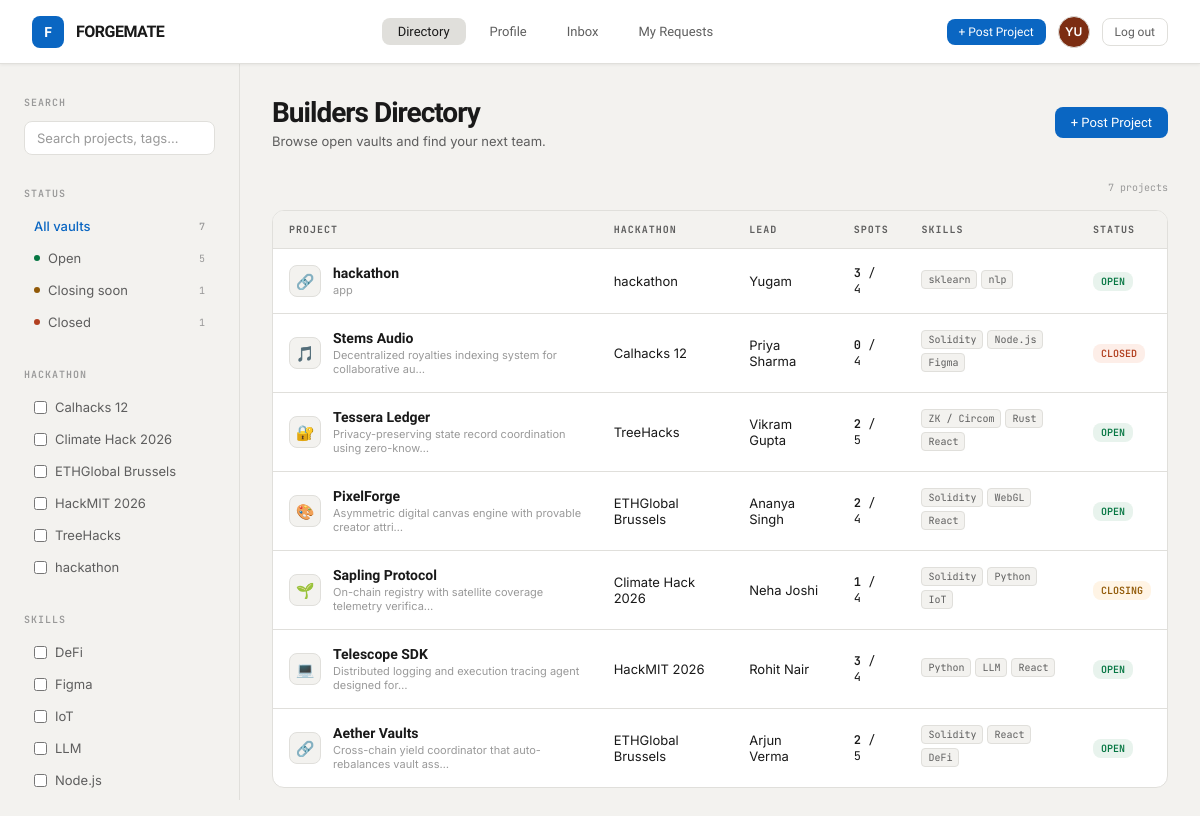
Screenshot of /directory (signed in) with the database file from the repository.
### models.py (models this page shows, shortened)
class User(UserMixin, db.Model):
    id = db.Column(db.Integer, primary_key=True)
    username = db.Column(db.String(50), unique=True, nullable=False)
    email = db.Column(db.String(120), unique=True, nullable=False)
    password_hash = db.Column(db.String(255), nullable=False)
    full_name = db.Column(db.String(120))
    role_title = db.Column(db.String(150), default="")
    location = db.Column(db.String(120), default="")
    github_url = db.Column(db.String(200), default="")
    website_url = db.Column(db.String(200), default="")
    bio = db.Column(db.Text, default="")
    created_at = db.Column(db.DateTime, default=datetime.utcnow)
    skills = db.relationship(
        "Skill", backref="user", cascade="all, delete-orphan", lazy="dynamic"
    )
    led_projects = db.relationship(
        "Project", backref="lead", foreign_keys="Project.lead_id", lazy="dynamic"
    )
    memberships = db.relationship(
        "ProjectMember", backref="user", cascade="all, delete-orphan", lazy="dynamic"
    )
    @property
    def display_name(self):
        return self.full_name or self.username
    @property
    def initials(self):
        parts = [p for p in self.display_name.split() if p]
        if not parts:
            return "?"
        if len(parts) == 1:
            return parts[0][:2].upper()
        return (parts[0][0] + parts[1][0]).upper()
    @property
    def avatar_color(self):
        palette = ["#0038FF", "#14532D", "#7C2D12", "#55555C", "#0F0F11"]
        return palette[self.id % len(palette)]
    @property
    def pending_inbox_count(self):
        return JoinRequest.query.join(Project).filter(
            Project.lead_id == self.id, JoinRequest.status == "pending"
        ).count()

class Project(db.Model):
    id = db.Column(db.Integer, primary_key=True)
    title = db.Column(db.String(150), nullable=False)
    description = db.Column(db.Text, default="")
    event = db.Column(db.String(150), default="")
    tags = db.Column(db.String(300), default="")  # comma separated
    icon_emoji = db.Column(db.String(10), default="🔗")
    lead_id = db.Column(db.Integer, db.ForeignKey("user.id"), nullable=False)
    created_at = db.Column(db.DateTime, default=datetime.utcnow)
    manual_status = db.Column(db.String(20), default="")  # "", "open", "closing", "full"
    roles = db.relationship(
        "ProjectRole", backref="project", cascade="all, delete-orphan", lazy="dynamic"
    )
    members = db.relationship(
        "ProjectMember", backref="project", cascade="all, delete-orphan", lazy="dynamic"
    )
    requests = db.relationship(
        "JoinRequest", backref="project", cascade="all, delete-orphan", lazy="dynamic"
    )
    @property
    def tag_list(self):
        return [t.strip() for t in (self.tags or "").split(",") if t.strip()]
    @property
    def open_roles(self):
        return self.roles.filter_by(filled=False).all()
    @property
    def spots_open(self):
        return len(self.open_roles)
    @property
    def status(self):
        if self.manual_status in ("open", "closing", "full"):
            return self.manual_status
        remaining = self.team_size - self.filled_count
        if remaining <= 0:
            return "full"
        if remaining == 1:
            return "closing"
        return "open"
    @property
    def status_label(self):
        return {"open": "OPEN", "closing": "CLOSING", "full": "CLOSED"}.get(self.status, self.status.upper())
    @property
    def team_size(self):
        return self.members.count() + 1 + self.spots_open
    @property
    def filled_count(self):
        return self.members.count() + 1

### app.py (the view, shortened to what this page needs)
@app.route("/directory")
@login_required
def directory():
    q = request.args.get("q", "").strip().lower()
    status_filter = request.args.get("status", "all")
    event_filters = request.args.getlist("event")
    skill_filters = request.args.getlist("skill")
    everything = Project.query.order_by(Project.created_at.desc()).all()
    projects = everything
    if status_filter != "all":
        projects = [p for p in projects if p.status == status_filter]
    if event_filters:
        projects = [p for p in projects if p.event in event_filters]
    if skill_filters:
        projects = [
            p for p in projects
            if all(any(sf.lower() == t.lower() for t in p.tag_list) for sf in skill_filters)
        ]
    all_events = sorted({p.event for p in everything if p.event})
    all_tags = sorted({t for p in everything for t in p.tag_list})
    status_counts = {
        "all": len(everything),
        "open": sum(1 for p in everything if p.status == "open"),
        "closing": sum(1 for p in everything if p.status == "closing"),
        "full": sum(1 for p in everything if p.status == "full"),
    }
    return render_template(
        "directory.html",
        projects=projects,
        all_events=all_events,
        all_tags=all_tags,
        status_counts=status_counts,
        q=request.args.get("q", ""),
        status_filter=status_filter,
        event_filters=event_filters,
        skill_filters=skill_filters,
    )

### app.py (called while the page is built)
@login_manager.user_loader
def load_user(user_id):
    return User.query.get(int(user_id))

@app.context_processor
def inject_active_page():
    section_map = {
        "directory": "directory", "project_detail": "directory", "new_project": "directory",
        "my_profile": "profile", "view_profile": "profile", "edit_profile": "profile",
        "inbox": "inbox",
        "my_requests": "my_requests",
    }
    return {"active_page": section_map.get(request.endpoint, "")}

### templates/directory.html (shortened to what this page needs)
{% extends "base.html" %}
{% block content %}
<div class="dir-layout">
  <aside class="dir-sidebar">
    <form id="filter-form" method="get" action="{{ url_for('directory') }}">
      <div class="filter-section">
        <div class="filter-label">Search</div>
        <div class="search-container">
          <input id="search-input" type="text" name="q" value="{{ q }}" placeholder="Search projects, tags...">
        </div>
      </div>
      <div class="filter-section">
        <div class="filter-label">Status</div>
        <div class="filter-list">
          {% set status_options = [('all','All vaults'), ('open','Open'), ('closing','Closing soon'), ('full','Closed')] %}
          {% for value, label in status_options %}
          <button type="submit" name="status" value="{{ value }}"
            class="filter-item {{ 'active' if status_filter == value }}"
            style="border:none; width:100%; background:none; cursor:pointer; font-family:inherit;">
            {% if value != 'all' %}<span class="filter-dot badge-{{ value }}" style="background:currentColor;"></span>{% endif %}
            <span>{{ label }}</span>
            <span class="filter-count">{{ status_counts.get(value, 0) }}</span>
          </button>
          {% endfor %}
        </div>
      </div>
      <div class="filter-section">
        <div class="filter-label">Hackathon</div>
        <div class="filter-list">
          {% for ev in all_events %}
          <label class="filter-checkbox-item">
            <input type="checkbox" name="event" value="{{ ev }}" onchange="this.form.submit()" {{ 'checked' if ev in event_filters }}>
            <span>{{ ev }}</span>
          </label>
          {% endfor %}
        </div>
      </div>
      <div class="filter-section">
        <div class="filter-label">Skills</div>
        <div class="filter-list">
          {% for tag in all_tags %}
          <label class="filter-checkbox-item">
            <input type="checkbox" name="skill" value="{{ tag }}" onchange="this.form.submit()" {{ 'checked' if tag in skill_filters }}>
            <span>{{ tag }}</span>
          </label>
          {% endfor %}
        </div>
      </div>
    </form>
  </aside>
  <main class="dir-main">
    <div class="dir-header">
      <div class="dir-title">
        <h1>Builders Directory</h1>
        <p>Browse open vaults and find your next team.</p>
      </div>
      <a class="btn btn-primary" href="{{ url_for('new_project') }}">+ Post Project</a>
    </div>
    <div class="results-bar">
      <span class="filter-count">{{ projects|length }} project{{ '' if projects|length == 1 else 's' }}</span>
    </div>
    {% if projects %}
    <div class="table-wrapper">
      <table class="directory-table">
        <thead>
          <tr>
            <th>Project</th>
            <th>Hackathon</th>
            <th>Lead</th>
            <th>Spots</th>
            <th>Skills</th>
            <th>Status</th>
          </tr>
        </thead>
        <tbody>
          {% for p in projects %}
          <tr class="directory-row" onclick="window.location='{{ url_for('project_detail', project_id=p.id) }}'">
            <td>
              <div class="proj-info-cell">
                <div class="proj-icon-box">{{ p.icon_emoji }}</div>
                <div>
                  <div class="proj-title-text">{{ p.title }}</div>
                  <div class="proj-sub-text">{{ p.description[:60] }}{{ '…' if p.description|length > 60 }}</div>
                </div>
              </div>
            </td>
            <td>{{ p.event }}</td>
            <td>{{ p.lead.display_name }}</td>
            <td class="spots-cell"><span>{{ p.spots_open }}</span> / {{ p.team_size }}</td>
            <td>
              {% for t in p.tag_list[:3] %}<span class="tag-mono">{{ t }}</span>{% endfor %}
            </td>
            <td><span class="badge badge-{{ p.status }}">{{ p.status_label }}</span></td>
          </tr>
          {% endfor %}
        </tbody>
      </table>
    </div>
    {% else %}
    <div class="empty-state">
      <div class="empty-state-icon">🔍</div>
      <p>No projects match those filters.</p>
    </div>
    {% endif %}
  </main>
</div>
{% endblock %}

### templates/base.html (shortened to what this page needs)
<!DOCTYPE html>
<html lang="en">
<head>
<link rel="stylesheet" href="{{ url_for('static', filename='css/style.css') }}">
</head>
<body>
<nav>
  <a class="nav-logo" href="{{ url_for('landing') }}">
    <div class="nav-logo-icon">F</div>
    <span class="nav-logo-text">FORGEMATE</span>
  </a>
  {% if current_user.is_authenticated %}
  <div class="nav-links">
    <a class="nav-link {{ 'active' if active_page=='directory' }}" href="{{ url_for('directory') }}">Directory</a>
    <a class="nav-link {{ 'active' if active_page=='profile' }}" href="{{ url_for('my_profile') }}">Profile</a>
    <a class="nav-link {{ 'active' if active_page=='inbox' }}" href="{{ url_for('inbox') }}">
      Inbox
    </a>
    <a class="nav-link {{ 'active' if active_page=='my_requests' }}" href="{{ url_for('my_requests') }}">My Requests</a>
  </div>
  <div class="nav-actions">
    <a class="btn btn-primary btn-sm" href="{{ url_for('new_project') }}">+ Post Project</a>
    <a class="nav-avatar" style="background:{{ current_user.avatar_color }};" href="{{ url_for('my_profile') }}" title="{{ current_user.display_name }}">{{ current_user.initials }}</a>
    <a class="btn btn-ghost btn-sm" href="{{ url_for('logout') }}">Log out</a>
  </div>
  {% else %}
  <div class="nav-links"></div>
  <div class="nav-actions">
    <a class="btn btn-ghost btn-sm" href="{{ url_for('login') }}">Log in</a>
    <a class="btn btn-primary btn-sm" href="{{ url_for('register') }}">Sign up free →</a>
  </div>
  {% endif %}
</nav>
<div class="page">
  {% block content %}{% endblock %}
</div>
</body>
</html>

### rows the page displays
User: initials "YU"
Project: event "Calhacks 12", icon_emoji "🎵", title "Stems Audio", description "Decentralized royalties indexing system for collaborative au", description "…", lead.display_name "Priya Sharma", spots_open "0", team_size "4", 3 "Solidity" "Node.js" "Figma", status_label "CLOSED"
Project: event "Climate Hack 2026", icon_emoji "🌱", title "Sapling Protocol", description "On-chain registry with satellite coverage telemetry verifica", description "…", lead.display_name "Neha Joshi", spots_open "1", team_size "4", 3 "Solidity" "Python" "IoT", status_label "CLOSING"
Project: event "ETHGlobal Brussels", icon_emoji "🎨", title "PixelForge", description "Asymmetric digital canvas engine with provable creator attri", description "…", lead.display_name "Ananya Singh", spots_open "2", team_size "4", 3 "Solidity" "WebGL" "React", status_label "OPEN"
Project: event "HackMIT 2026", icon_emoji "💻", title "Telescope SDK", description "Distributed logging and execution tracing agent designed for", description "…", lead.display_name "Rohit Nair", spots_open "3", team_size "4", 3 "Python" "LLM" "React", status_label "OPEN"
Project: event "TreeHacks", icon_emoji "🔐", title "Tessera Ledger", description "Privacy-preserving state record coordination using zero-know", description "…", lead.display_name "Vikram Gupta", spots_open "2", team_size "5", 3 "ZK / Circom" "Rust" "React", status_label "OPEN"
Project: event "hackathon", icon_emoji "🔗", title "hackathon", description "app", lead.display_name "Yugam", spots_open "3", team_size "4", 3 "sklearn" "nlp", status_label "OPEN"
Project: icon_emoji "🔗", title "Aether Vaults", description "Cross-chain yield coordinator that auto-rebalances vault ass", description "…", event "ETHGlobal Brussels", lead.display_name "Arjun Verma", spots_open "2", team_size "5", 3 "Solidity" "React" "DeFi", status_label "OPEN"

### other values shown
{{ label }} "All vaults" "Open" "Closing soon" "Closed"
{{ status_counts.get(value, 0) }} "7" "5" "1" "1"
{{ tag }} "DeFi" "Figma" "IoT" "LLM" "Node.js"
{{ projects|length }} "7"
{{ '' if projects|length == 1 else 's' }} "s"
